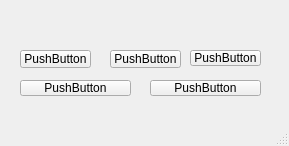
<?xml version="1.0" encoding="UTF-8"?>
<ui version="4.0">
 <class>MainWindow</class>
 <widget class="QMainWindow" name="MainWindow">
  <property name="geometry">
   <rect>
    <x>0</x>
    <y>0</y>
    <width>289</width>
    <height>146</height>
   </rect>
  </property>
  <property name="windowTitle">
   <string>MainWindow</string>
  </property>
  <widget class="QWidget" name="centralwidget">
   <widget class="QPushButton" name="pushButton">
    <property name="geometry">
     <rect>
      <x>20</x>
      <y>50</y>
      <width>71</width>
      <height>18</height>
     </rect>
    </property>
    <property name="text">
     <string>PushButton</string>
    </property>
   </widget>
   <widget class="QPushButton" name="pushButton_2">
    <property name="geometry">
     <rect>
      <x>110</x>
      <y>50</y>
      <width>71</width>
      <height>18</height>
     </rect>
    </property>
    <property name="text">
     <string>PushButton</string>
    </property>
   </widget>
   <widget class="QPushButton" name="pushButton_3">
    <property name="geometry">
     <rect>
      <x>20</x>
      <y>80</y>
      <width>111</width>
      <height>16</height>
     </rect>
    </property>
    <property name="text">
     <string>PushButton</string>
    </property>
   </widget>
   <widget class="QPushButton" name="pushButton_4">
    <property name="geometry">
     <rect>
      <x>150</x>
      <y>80</y>
      <width>111</width>
      <height>16</height>
     </rect>
    </property>
    <property name="text">
     <string>PushButton</string>
    </property>
   </widget>
   <widget class="QPushButton" name="pushButton_5">
    <property name="geometry">
     <rect>
      <x>190</x>
      <y>50</y>
      <width>71</width>
      <height>16</height>
     </rect>
    </property>
    <property name="text">
     <string>PushButton</string>
    </property>
   </widget>
  </widget>
  <widget class="QMenuBar" name="menubar">
   <property name="geometry">
    <rect>
     <x>0</x>
     <y>0</y>
     <width>289</width>
     <height>17</height>
    </rect>
   </property>
  </widget>
  <widget class="QStatusBar" name="statusbar"/>
 </widget>
 <resources/>
 <connections/>
</ui>
